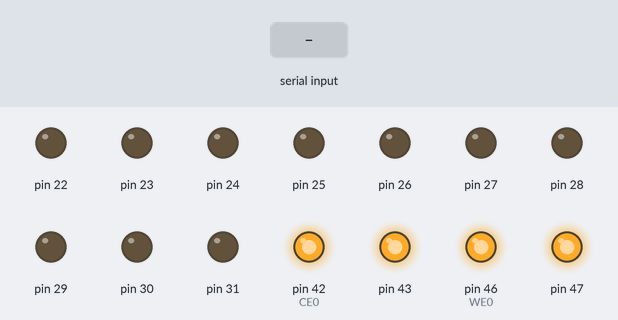
A sketch run on a simulated Arduino Mega 2560, built with avr-gcc and run on an emulated ATmega2560. Shown: output pins drawn as LEDs (lit = HIGH). The inputs (shaded band) are chosen by the test bench. Pins used as bus, display or sensor lines are not drawn; what the sketch prints to the serial monitor is not drawn.

Above: at 1.2 s.
1.3 s: "@\n" received over Serial
Timing chart, 0 to 4.3 s (numbered marks = the images above; inputs shaded):
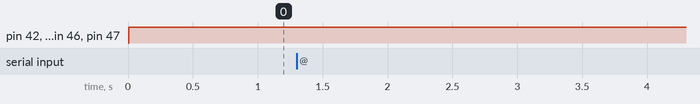

The sketch:

ATMega2560_ParallelEEPROMBurner_Test.ino
```cpp
/*
   the ports A,C displays the address (16-bit or 2x8-bit) and the ports F,K displays the data (16-bit or 2x8-bit)
   (A->F, C->K)OR(AC->FK)

   PORTL is the control port:
   PBL7~0: CE0, CE1, OE0, OE1, WE0, WE1, NU, NU     (NU = not used)
*/

#define CE0 7
#define CE1 6
#define OE0 5
#define OE1 4
#define WE0 3
#define WE1 2

#define MAX_WRITE_CYCLE_TIME 5

class CAT {
  public:
    void init() {
      DDRL = 0xFF;
      DDRA = 0xFF;
      DDRC = 0xFF;
      DDRF = 0x00;
      DDRK = 0x00;
      PORTF = 0x00;
      PORTK = 0x00;
      setChipEnable(0);
      setOutputEnable(0);
      setWriteEnable(0);
    }

    void write(uint16_t address, uint16_t data) {
      setAddress(address);
      setData(data);
      setWriteEnable(1);
      setOutputEnable(0);
      setChipEnable(1);
      delayMicroseconds(5);
      setWriteEnable(0);

      delay(MAX_WRITE_CYCLE_TIME);
      setChipEnable(0);
    }

    void write(uint16_t address, uint16_t* arr, uint8_t num) {
      setOutputEnable(0);
      setWriteEnable(0);
      setChipEnable(1);
      delayMicroseconds(10);

      for (int i = 0; i < num; i++) {
        setAddress(address + i);
        setData(arr[i]);
        setWriteEnable(1);
        delayMicroseconds(20);
        setWriteEnable(0);
        delayMicroseconds(20);
      }

      delay(MAX_WRITE_CYCLE_TIME);
      setChipEnable(0);
    }

    uint16_t read(uint16_t address) {
      uint16_t retInt;
      setAddress(address);
      setWriteEnable(0);
      setChipEnable(1);
      setOutputEnable(1);
      delayMicroseconds(10);
      retInt = PINF + (PINK << 8);
      setOutputEnable(0);
      setChipEnable(0);
      return retInt;
    }

  private:
    void setAddress(uint16_t address) {
      PORTA = (uint8_t)address;
      PORTC = (uint8_t)(address >> 8);
    }

    void setData(uint16_t data) {
      PORTF = (uint8_t)data;
      PORTK = (uint8_t)(data >> 8);
    }

    void setChipEnable(uint8_t CE) {
      if (CE) {
        PORTL &= ~((1 << CE0) | (1 << CE1));
      } else {
        PORTL |= (1 << CE0) | (1 << CE1);
      }
    }

    void setOutputEnable(uint8_t OE) {
      if (OE) {
        PORTL &= ~((1 << OE0) | (1 << OE1));
        DDRF = 0x00;
        DDRK = 0x00;
        PORTF = 0x00;
        PORTK = 0x00;
      } else {
        PORTL |= (1 << OE0) | (1 << OE1);
      }
    }

    void setWriteEnable(uint8_t WE) {
      if (WE) {
        PORTL &= ~((1 << WE0) | (1 << WE1));
        DDRF = 0xFF;
        DDRK = 0xFF;
      } else {
        PORTL |= (1 << WE0) | (1 << WE1);
        DDRF = 0x00;
        DDRK = 0x00;
      }
    }
};

CAT myCat;

uint16_t arr[128];

void setup() {
  Serial.begin(19200);
  while (!Serial);
  myCat.init();
  while (Serial.read() != -1);  // empty the buffer
}

void loop() {
  uint16_t address = 0x500, data[128], holder = 0, lastAddress;
  uint8_t ch, dta[4], count128 = 0, count4 = 0;

  myCat.write(0, 0);
  delay(100);
  Serial.print("OK\n");

  while (1) {
    ch = Serial.read();

    if (ch == -1)
      continue;
    if (((ch < 0x3A) && (ch > 0x2F))) {   // a hex number
      address = address << 4;
      address += ch - 0x30;     // update address (0 <= countDigit <= 3)
      lastAddress = address;
      continue;
    } else if ((ch > 0x40) && (ch < 0x47)) {   // a hex number
      address = address << 4;
      address += ch - 55;     // update address (0 <= countDigit <= 3)
      lastAddress = address;
      continue;
    }
    if (ch == '\n') {   // a new line character
      if (count4 != 0)
        Serial.println(count4);
      Serial.print("OK@");
      Serial.print(address, HEX);
      Serial.print('\n');
      count4 = 0;
      continue;
    }
    if (ch == '@') {    // .END character
      myCat.write(address, data, count128);
      count128 = 0;
      address = 0;
      lastAddress = 0;
      continue;
    }

    if ( (ch > 0x59) && (ch < 0x70)) {
      // a piece of encoded data
      dta[count4] = ch;
      count4++;
      if (count4 == 4) {
        count4 = 0;
        holder = (dta[3] & 0x0F);
        holder |= (dta[2] & 0x0F) << 4;
        holder |= (dta[1] & 0x0F) << 8;
        holder |= (dta[0] & 0x0F) << 12;
        data[count128] = holder;
        count128++;
        address++;
        Serial.print(count128);
        Serial.print(":");
        Serial.print(address, HEX);
        Serial.print("->");
        Serial.print(holder, BIN);
        Serial.print(" ");
      }
      if (address % 128 == 0 && count128 != 0) {
        myCat.write(lastAddress, data, count128);
        count128 = 0;
        lastAddress = address;
      }
    }
  }
}
```
